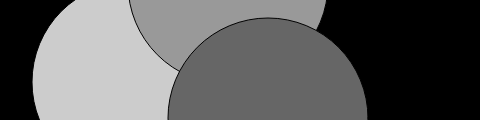
Frame 1 (no input)
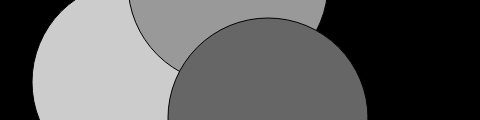
Frame 60 (no input)
Frame 120 (the mouse pressed at the canvas centre since frame 60): identical to frame 60, image omitted

The p5.js sketch that drew these frames (run headless with seeded random() and noise() and a simulated clock; from frame 60 on, the mouse is pressed at the canvas centre):

// p5.js sketch
// ── sketch.js
function setup() {
	createCanvas(480, 120);
	background(0);
}

function draw() {
  	fill(204);
  	ellipse(132, 82, 200, 200);
  	fill(153);
  	ellipse(228, -16, 200, 200);
  	fill(102);
  	ellipse(268, 118, 200, 200);
}
